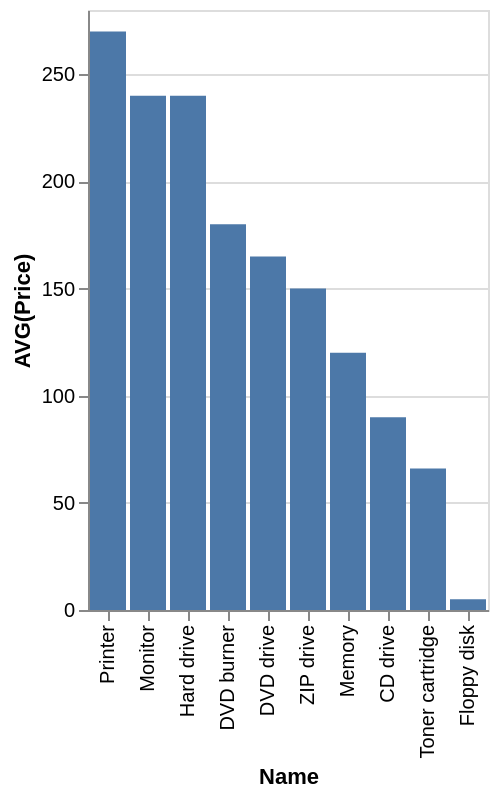

Describe this chart as a Vega-Lite specification.
### Vega-Lite specification from a JSON file in a GitHub repository (floating-point values rounded to 4 significant figures)
{"data": {"values": [{"x_data": "Printer", "y_data": 270}, {"x_data": "Monitor", "y_data": 240}, {"x_data": "Hard drive", "y_data": 240}, {"x_data": "DVD burner", "y_data": 180}, {"x_data": "DVD drive", "y_data": 165}, {"x_data": "ZIP drive", "y_data": 150}, {"x_data": "Memory", "y_data": 120}, {"x_data": "CD drive", "y_data": 90}, {"x_data": "Toner cartridge", "y_data": 66}, {"x_data": "Floppy disk", "y_data": 5}]}, "mark": "bar", "encoding": {"x": {"field": "x_data", "type": "nominal", "title": "Name", "sort": {"op": "sum", "field": "y_data", "order": "descending"}}, "y": {"field": "y_data", "type": "quantitative", "title": "AVG(Price)"}}}
